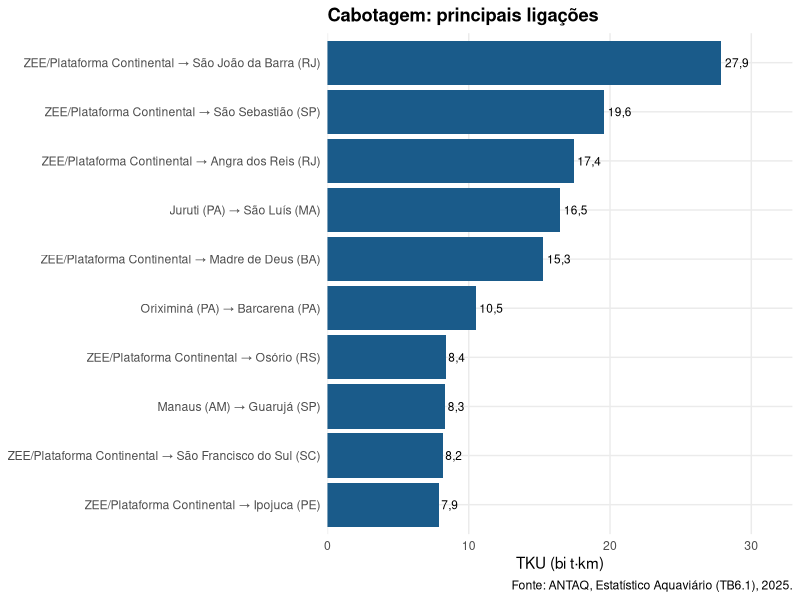
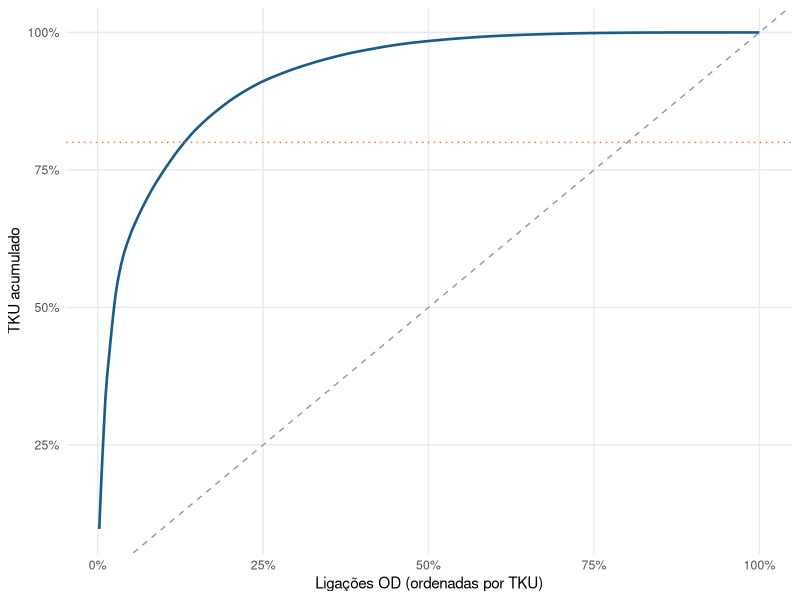
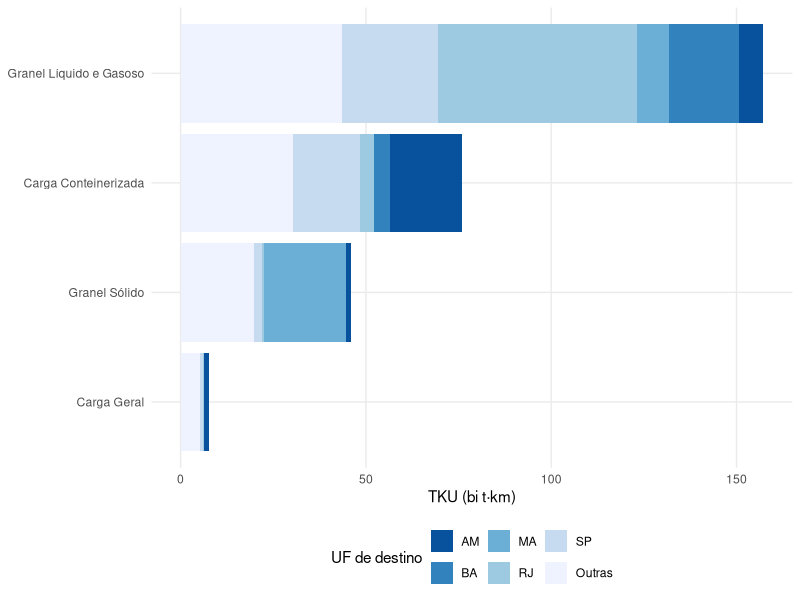
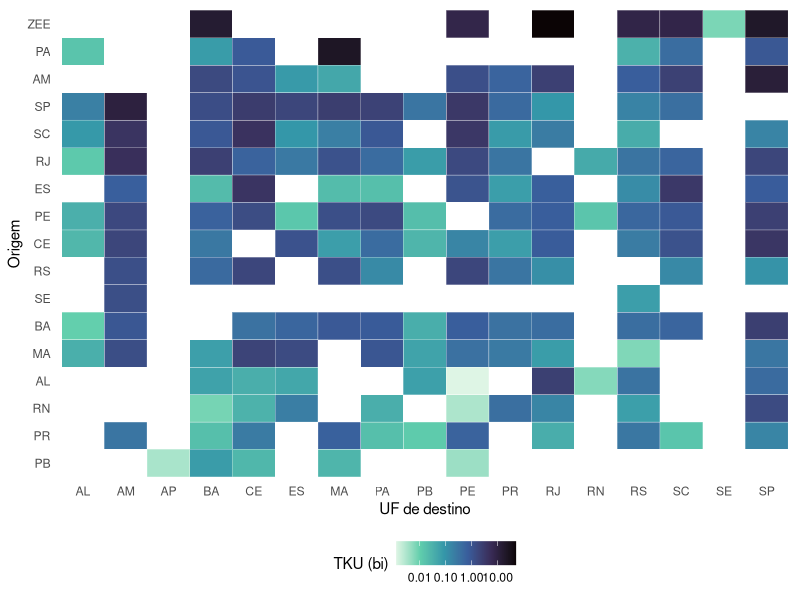
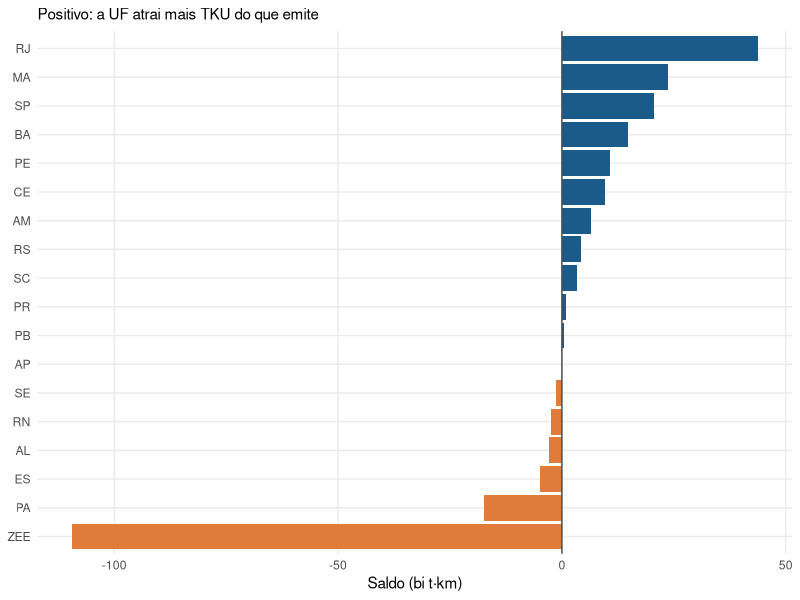

Here is the R script that generated these plots, in order:
## ---- chunk 1
library(dplyr)
library(tidyr)
library(stringr)
library(ggplot2)
library(scales)
library(readxl)

theme_set(theme_minimal(base_size = 11) +
            theme(panel.grid.minor = element_blank(),
                  plot.title = element_text(face = "bold"),
                  legend.position = "bottom"))
## ---- chunk 2
bruto <- read_excel("dados/cabotagem_tku_2025.xlsx", na = c("", "-"))

colunas <- c("ano", "perfil", "sh2",
             "pais_origem", "uf_origem", "cidade_origem", "instalacao_origem",
             "pais_destino", "uf_destino", "cidade_destino", "instalacao_destino",
             "tku")
stopifnot(ncol(bruto) == length(colunas))
names(bruto) <- colunas

dim(bruto)
## ---- chunk 3
bruto |> slice_head(n = 3) |> knitr::kable()
## ---- chunk 4
c(
  linhas        = nrow(bruto),
  inst_inst_sh2 = nrow(distinct(bruto, instalacao_origem, instalacao_destino, sh2)),
  mais_perfil   = nrow(distinct(bruto, perfil, sh2,
                                instalacao_origem, instalacao_destino))
)
## ---- chunk 5
bruto |>
  summarise(
    ano_min = min(ano), ano_max = max(ano),
    paises  = n_distinct(c(pais_origem, pais_destino), na.rm = TRUE),
    ufs_destino = n_distinct(uf_destino, na.rm = TRUE),
    sh2     = n_distinct(sh2)
  )
## ---- chunk 6
c(
  na_tku      = sum(is.na(bruto$tku)),
  tku_zero    = sum(bruto$tku == 0),
  tku_negativo = sum(bruto$tku < 0),
  na_uf_origem = sum(is.na(bruto$uf_origem))
)
## ---- chunk 7
cabotagem <- bruto |>
  mutate(across(where(is.character), str_squish)) |>
  filter(tku > 0) |>
  mutate(
    uf_origem  = str_to_upper(uf_origem),
    uf_destino = str_to_upper(uf_destino),
    tku_bi     = tku / 1e9,
    tipo_ligacao = case_when(
      uf_origem == "ZEE/PLAT. CONTINENTAL" ~ "offshore",
      uf_origem == "INDETERMINADO"         ~ "indeterminada",
      uf_origem == uf_destino              ~ "intraestadual",
      .default = "interestadual"
    ),
    origem = if_else(tipo_ligacao == "offshore",
                     "ZEE/Plataforma Continental",
                     str_c(cidade_origem, " (", uf_origem, ")")),
    destino = str_c(cidade_destino, " (", uf_destino, ")")
  )

stopifnot(nrow(cabotagem) == 600, all(cabotagem$tku > 0))
glimpse(cabotagem)
## ---- chunk 8
panorama <- cabotagem |>
  summarise(
    ligacoes       = n(),
    instalacoes    = n_distinct(c(instalacao_origem, instalacao_destino), na.rm = TRUE),
    municipios     = n_distinct(c(cidade_origem, cidade_destino), na.rm = TRUE),
    mercadorias    = n_distinct(sh2),
    tku_total_bi   = round(sum(tku_bi), 1),
    tku_mediano_mi = round(median(tku) / 1e6, 1)
  )

panorama |> t() |> knitr::kable(col.names = "valor")
## ---- chunk 9
por_tipo <- cabotagem |>
  summarise(ligacoes = n(), tku_bi = sum(tku_bi), .by = tipo_ligacao) |>
  mutate(part = tku_bi / sum(tku_bi)) |>
  arrange(desc(tku_bi))

por_tipo |>
  transmute(
    `Tipo de ligação` = tipo_ligacao,
    Ligações = ligacoes,
    `TKU (bi)` = round(tku_bi, 1),
    `Part. (%)` = percent(part, accuracy = 0.1)
  ) |>
  knitr::kable(align = "lrrr")
## ---- chunk 10
top_ligacoes <- cabotagem |>
  summarise(tku_bi = sum(tku_bi), .by = c(origem, destino)) |>
  arrange(desc(tku_bi)) |>
  mutate(
    par = str_c(origem, " → ", destino),
    part = tku_bi / sum(tku_bi),
    part_acum = cumsum(part)
  )

top_ligacoes |>
  slice_head(n = 10) |>
  transmute(
    par,
    `TKU (bi)` = round(tku_bi, 2),
    `Part. (%)` = percent(part, accuracy = 0.1),
    `Acum. (%)` = percent(part_acum, accuracy = 0.1)
  ) |>
  knitr::kable(align = "lrrr")
## ---- chunk 11
#| label: fig-caso-top
#| fig-cap: "Dez maiores ligações de cabotagem em TKU (2025)"
#| fig-height: 5.5
top_ligacoes |>
  slice_head(n = 10) |>
  ggplot(aes(x = tku_bi, y = reorder(par, tku_bi))) +
  geom_col(fill = "#1a5b8a") +
  geom_text(aes(label = number(tku_bi, accuracy = 0.1, decimal.mark = ",")),
            hjust = -0.15, size = 3) +
  scale_x_continuous(expand = expansion(mult = c(0, 0.18))) +
  labs(x = "TKU (bi t·km)", y = NULL,
       title = "Cabotagem: principais ligações",
       caption = "Fonte: ANTAQ, Estatístico Aquaviário (TB6.1), 2025.")
## ---- chunk 12
n80 <- sum(top_ligacoes$part_acum < 0.80) + 1

c(ligacoes_ate_80pct = n80,
  total_de_ligacoes  = nrow(top_ligacoes),
  proporcao = round(n80 / nrow(top_ligacoes), 3))
## ---- chunk 13
#| label: fig-caso-concentracao
#| fig-cap: "Concentração do TKU: participação acumulada por ligação ordenada"
top_ligacoes |>
  mutate(i = row_number() / n()) |>
  ggplot(aes(x = i, y = part_acum)) +
  geom_line(linewidth = 0.9, colour = "#1a5b8a") +
  geom_abline(slope = 1, intercept = 0, linetype = "dashed", colour = "grey60") +
  geom_hline(yintercept = 0.8, linetype = "dotted", colour = "#e07b39") +
  scale_x_continuous(labels = percent_format()) +
  scale_y_continuous(labels = percent_format()) +
  labs(x = "Ligações OD (ordenadas por TKU)", y = "TKU acumulado")
## ---- chunk 14
por_perfil <- cabotagem |>
  summarise(tku_bi = sum(tku_bi), ligacoes = n(), .by = perfil) |>
  mutate(part = tku_bi / sum(tku_bi)) |>
  arrange(desc(tku_bi))

por_perfil |>
  transmute(
    Perfil = perfil,
    `TKU (bi)` = round(tku_bi, 1),
    `Part. (%)` = percent(part, accuracy = 0.1),
    `Ligações` = ligacoes
  ) |>
  knitr::kable(align = "lrrr")
## ---- chunk 15
#| label: fig-caso-perfil
#| fig-cap: "TKU por perfil de carga, com as cinco principais UFs de destino"
cabotagem |>
  summarise(tku_bi = sum(tku_bi), .by = c(perfil, uf_destino)) |>
  mutate(uf_destino = forcats::fct_lump_n(uf_destino, n = 5, w = tku_bi,
                                          other_level = "Outras")) |>
  summarise(tku_bi = sum(tku_bi), .by = c(perfil, uf_destino)) |>
  ggplot(aes(x = tku_bi, y = reorder(perfil, tku_bi), fill = uf_destino)) +
  geom_col() +
  scale_fill_brewer(palette = "Blues", direction = -1) +
  labs(x = "TKU (bi t·km)", y = NULL, fill = "UF de destino")
## ---- chunk 16
od <- cabotagem |>
  filter(tipo_ligacao %in% c("interestadual", "offshore")) |>
  mutate(uf_origem = if_else(tipo_ligacao == "offshore", "ZEE", uf_origem)) |>
  summarise(tku_bi = sum(tku_bi), .by = c(uf_origem, uf_destino))

matriz <- od |>
  pivot_wider(names_from = uf_destino, values_from = tku_bi, values_fill = 0) |>
  arrange(uf_origem)

matriz |>
  mutate(across(where(is.numeric), \(x) round(x, 1))) |>
  knitr::kable()
## ---- chunk 17
margens <- full_join(
  od |> summarise(emitido = sum(tku_bi), .by = uf_origem) |> rename(uf = uf_origem),
  od |> summarise(atraido = sum(tku_bi), .by = uf_destino) |> rename(uf = uf_destino),
  by = "uf"
) |>
  mutate(across(c(emitido, atraido), \(x) replace_na(x, 0)),
         saldo = atraido - emitido) |>
  arrange(desc(saldo))

margens |> mutate(across(where(is.numeric), \(x) round(x, 1))) |> knitr::kable()
## ---- chunk 18
#| label: fig-caso-matriz
#| fig-cap: "Matriz OD interestadual e offshore de cabotagem em TKU (escala log)"
od |>
  ggplot(aes(x = uf_destino, y = reorder(uf_origem, tku_bi), fill = tku_bi)) +
  geom_tile(colour = "white") +
  scale_fill_viridis_c(option = "mako", direction = -1, transform = "log10",
                       labels = label_number(accuracy = 0.01)) +
  labs(x = "UF de destino", y = "Origem", fill = "TKU (bi)") +
  theme(panel.grid = element_blank())
## ---- chunk 19
#| label: fig-caso-saldo
#| fig-cap: "Saldo entre TKU atraído e emitido, por UF"
margens |>
  ggplot(aes(x = saldo, y = reorder(uf, saldo), fill = saldo > 0)) +
  geom_col() +
  scale_fill_manual(values = c(`TRUE` = "#1a5b8a", `FALSE` = "#e07b39"), guide = "none") +
  geom_vline(xintercept = 0, colour = "grey30") +
  labs(x = "Saldo (bi t·km)", y = NULL,
       subtitle = "Positivo: a UF atrai mais TKU do que emite")
